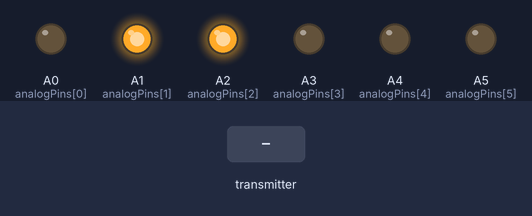
Recording of a sketch running on a simulated Arduino Uno, built with avr-gcc and run on an emulated ATmega328P. On the bench: output pins drawn as LEDs (lit = HIGH). Inputs (shaded band) come from the test bench. No radio packets arrive unless stated; what the sketch prints to the serial monitor is not drawn.

Above: at 1.2 s.
1.3 s: the transmitter starts sending gamepad_data.0 = 128
Timing chart, 0 to 4.3 s (numbered marks = the images above; inputs shaded):
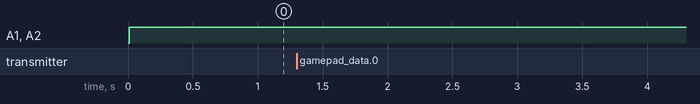

Measured:
- after the input at 1.3 s, every drawn part: stays the same

The sketch:

helicopter.ino
```cpp
#include <Arduino.h>
#include <SPI.h>
// #include <cstdlib>
#include <nRF24L01.h>
#include <RF24.h>
#define PIN_CE  2
#define PIN_CSN 10
RF24 radio(PIN_CE, PIN_CSN);


# define MAX_VAL 255
# define BUFFER_SIZE 5

// yaw buffer = roll buffer
int yawBuffer[BUFFER_SIZE], rollBuffer[BUFFER_SIZE], liftBuffer[BUFFER_SIZE],
    midMotorBuf[BUFFER_SIZE], topMotorBuf[BUFFER_SIZE];
int counter = 0;

float computeBufferAverage(int * buff, int buffSize);
int * intToBinSeq(int num);
bool isClose(double a, double b, double EPSILON);


const int MID_ENGINE_HI = 8; // by default spinning Left
const int TOP_ENGINE_LEFT = 6;
const int TOP_ENGINE_RIGHT = 7;
const int BACK_ENGINE_LEFT = 4;
const int BACK_ENGINE_RIGHT = 9;
const int COMMON_GROUND = 5;

byte gamepad_data[4];

int yaw_delay = 128; // left and right rotation
int lift_delay = 128; // up and down
int roll_delay = 128; // left and right movement

//                   0   1   2   3   4   5     //
byte analogPins[] = {A0, A1, A2, A3, A4, A5};

void initMotors() {

  for(int i = 0; i < 6; i++){
    pinMode(analogPins[i], OUTPUT);
  }
}

void allMotorsHi(){
  for(int i = 0; i < 6; i++){
    analogWrite(analogPins[i], 255);
  }
}
void allMotorsLo(){
  for(int i = 0; i < 6; i++){
    analogWrite(analogPins[i], 0);
  }
}

bool is_close(int a, int b) {
  int accuracy = 30;
    if ( abs(a - b) < accuracy) {
        return true;
    }
    return false;
}


void findMotors(){
  for(int i = 0; i < 6; i++){
    if(i != 4){
        analogWrite(analogPins[i], 0);
        delay(1000);
        analogWrite(analogPins[i], 255);
        Serial.println(i);
    }
  }
}

void print_motor_delays(int motor_delay_x, int motor_delay_y) {
  Serial.print(motor_delay_x);
  Serial.print(" ");
  Serial.println(motor_delay_y);
}

void reset_all() {
  for(int i = 4; i<=9; i++){
    if (i != 5) {
      pinMode(i, INPUT);
    }
  }
}

void spin_motor(int motor_pin) {
  digitalWrite(motor_pin, 1);
}

void turn_off_motor(int motor_pin){
  digitalWrite(motor_pin, 0);
}


void init_radio() {
  radio.begin();
  radio.setChannel(5);
  radio.setDataRate(RF24_1MBPS);
  radio.setPALevel(RF24_PA_HIGH);
  radio.openReadingPipe (1, 0x7878787878LL);
  radio.startListening();
}

void print_gamepad_data() {
    for(int i = 0; i < 3; i++) {
        Serial.print(gamepad_data[i]);
        Serial.print(" ");
    }
    Serial.println();
}

void get_gamepad_data() {
    if(radio.available()){
        radio.read(&gamepad_data, sizeof(gamepad_data));
        yaw_delay = gamepad_data[0];
        roll_delay = gamepad_data[1];
        lift_delay = gamepad_data[2];
    }
}

void fly(){
    const double EPSILON = 0.01;

    int * yawBinVector, *rollBinVector, *liftBinVector;
    yawBinVector = intToBinSeq(yaw_delay);
    rollBinVector = intToBinSeq(roll_delay);
    liftBinVector = intToBinSeq(lift_delay);

    float yawMemoryBufferAvr = computeBufferAverage(yawBuffer, BUFFER_SIZE);
    float yawRequiredBufferAvr = computeBufferAverage(yawBinVector, MAX_VAL);

    float rollMemoryBufferAvr = computeBufferAverage(rollBuffer, BUFFER_SIZE);
    float rollRequiredBufferAvr = computeBufferAverage(rollBinVector, MAX_VAL);

    float liftMemoryBufferAvr = computeBufferAverage(liftBuffer, BUFFER_SIZE);
    float liftRequiredBufferAvr = computeBufferAverage(liftBinVector, MAX_VAL);
    float liftMidMotorRequiredBufAvr, liftTopMotorRequiredBufAvr;

    // initiall mid and top engines should rotate with the same force (or its absence) in opposite dirrections
    liftMidMotorRequiredBufAvr = liftTopMotorRequiredBufAvr = computeBufferAverage(liftBinVector, MAX_VAL);

    delay(5.625);


    //  YAW
    if(isClose(yawRequiredBufferAvr, 128, EPSILON)){
        analogWrite(A4, 0);
        analogWrite(A5, 0);
        yawBuffer[counter] = 0;
    }
    else if(yawRequiredBufferAvr > 128){
        analogWrite(A5, 255);
        analogWrite(A4, 0);
        yawBuffer[counter] = 1;
    }
    else{
        analogWrite(A4, 255);
        analogWrite(A5, 0);
        yawBuffer[counter] = -1;
    }

    //  ROLL alterations of mid and top mottor forces (if any)
    if(!isClose(rollRequiredBufferAvr, 128, EPSILON)){
        if(rollRequiredBufferAvr > rollMemoryBufferAvr){
            liftMidMotorRequiredBufAvr -= liftMidMotorRequiredBufAvr/5;
            liftTopMotorRequiredBufAvr += liftMidMotorRequiredBufAvr/5;
        }
        else{
            liftMidMotorRequiredBufAvr += liftMidMotorRequiredBufAvr/5;
            liftTopMotorRequiredBufAvr -= liftMidMotorRequiredBufAvr/5;
        }
    }

    //  LIFT (y axis motors)
    if(isClose(liftMidMotorRequiredBufAvr, 128, EPSILON)){
        analogWrite(A0, 0);
        analogWrite(A1, 0);

        midMotorBuf[counter] = 0;
        liftBuffer[counter] = 0;
    }
    if(isClose(liftTopMotorRequiredBufAvr, 128, EPSILON)){
        analogWrite(A2, 0);
        analogWrite(A3, 0);

        topMotorBuf[counter] = 0;
        liftBuffer[counter] = 0;
    }

    if( !isClose(liftTopMotorRequiredBufAvr, 128, EPSILON) && !isClose(liftMidMotorRequiredBufAvr, 128, EPSILON) ){
        // Mid motor
        if(liftMidMotorRequiredBufAvr > 128){
            analogWrite(A1, 255);
            analogWrite(A0, 0);

            midMotorBuf[counter] = 1;
        }
        else{
            analogWrite(A0, 0);
            analogWrite(A1, 255);

            midMotorBuf[counter] = -1;
        }

        // Top motor
        if(liftTopMotorRequiredBufAvr > 128){
            analogWrite(A2, 255);
            analogWrite(A3, 0);

            topMotorBuf[counter] = 1;
        }
        else{
            analogWrite(A2, 0);
            analogWrite(A3, 255);

            topMotorBuf[counter] = -1;
        }

        liftBuffer[counter] = 1 - abs(liftMidMotorRequiredBufAvr - liftTopMotorRequiredBufAvr);
    }
}


/*               Delays                 */
float computeBufferAverage(int * buff, int buffSize){
    int buffSum = 0;
    for(int i = 0; i < buffSize; ++i) buffSum += buff[i];

    return (float) buffSum / buffSize;
}

int * intToBinSeq(int num){
    // This functino transforms int number to sequence of binary 0 and 1 according to MAX_VAL (binary vector)
    // e.g. : MAX_VAL = 8, num = 5. intToBinSeq(num) = 10110101

    static int binSeq[MAX_VAL];

    const float frequency = (float) (MAX_VAL - 1) / num;    // frequency of zeros in binary sequence
    float local_frequency = frequency;
    int i = 0;
    for(; i < MAX_VAL; ++i){
        if(i == (int) local_frequency){
            binSeq[i] = 1;
            local_frequency += frequency;
        }
        else{
            binSeq[i] = 0;
        }
    }

    return binSeq;
}

bool isClose(double a, double b, double EPSILON){
    double lhs = a > b ? a-b : b-a;
    return lhs < EPSILON;
}
///////////////////////////////////////////////


void setup() {
  Serial.begin(9600);
  init_radio();
  initMotors();
  allMotorsLo();

  for(int i = 0; i < BUFFER_SIZE; i++){
    yawBuffer[i] = 0;
    rollBuffer[i] = 0;
    liftBuffer[i] = 0;
  }
}

void loop() {

    counter = counter%BUFFER_SIZE;

    get_gamepad_data();
    print_gamepad_data();
//    fly();


    analogWrite(A3, 0);
    analogWrite(A2, 255);

    analogWrite(A1, 255);
    analogWrite(A0, 0);

    counter++;

//    allMotorsLo();
    // analogWrite(A1, 255);
    // analogWrite(A0, 0);
    // analogWrite(A3, 255);
    // analogWrite(A2, 0);
//    analogWrite(A4, 255);
//    analogWrite(A5, 0);


  // A0 - Low; A1 - High -> mid engine right
  // A1 - Low; A0 - High -> mid engine left
  // A2 - Low; A3 - High -> top engine right
  // A3 - Low; A2 - High -> top engine left
  // A0 - Low; A5 - High -> back engine left
  // A5 - Low; A7 - High -> back engine right
    // A0 A5 back left
    // A5 (0) A7(1) back right
    // A2 A3 / A3 A2 - top ok
//    while(Serial.aailable()){  //is there anything to read?
//      char getData = Serial.read();  //if yes, read it
//    }   // don't do anything with it.
   // findMotors();
    counter++;
}
```
